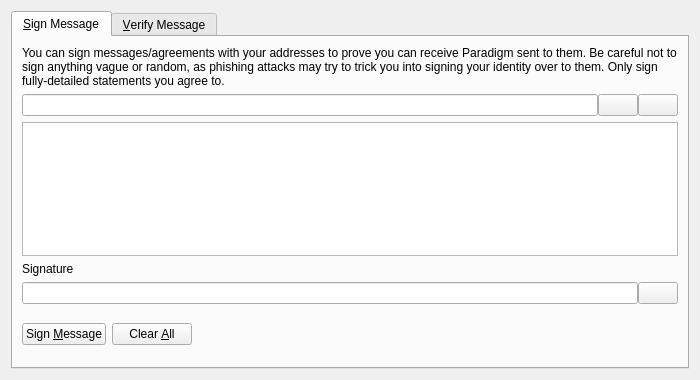
<?xml version="1.0" encoding="UTF-8"?>
<ui version="4.0">
 <class>SignVerifyMessageDialog</class>
 <widget class="QDialog" name="SignVerifyMessageDialog">
  <property name="geometry">
   <rect>
    <x>0</x>
    <y>0</y>
    <width>700</width>
    <height>380</height>
   </rect>
  </property>
  <property name="windowTitle">
   <string>Signatures - Sign / Verify a Message</string>
  </property>
  <property name="modal">
   <bool>true</bool>
  </property>
  <layout class="QVBoxLayout" name="verticalLayout">
   <item>
    <widget class="QTabWidget" name="tabWidget">
     <property name="currentIndex">
      <number>0</number>
     </property>
     <widget class="QWidget" name="tabSignMessage">
      <attribute name="title">
       <string>&amp;Sign Message</string>
      </attribute>
      <layout class="QVBoxLayout" name="verticalLayout_SM">
       <item>
        <widget class="QLabel" name="infoLabel_SM">
         <property name="text">
          <string>You can sign messages/agreements with your addresses to prove you can receive Paradigm sent to them. Be careful not to sign anything vague or random, as phishing attacks may try to trick you into signing your identity over to them. Only sign fully-detailed statements you agree to.</string>
         </property>
         <property name="textFormat">
          <enum>Qt::PlainText</enum>
         </property>
         <property name="wordWrap">
          <bool>true</bool>
         </property>
        </widget>
       </item>
       <item>
        <layout class="QHBoxLayout" name="horizontalLayout_1_SM">
         <property name="spacing">
          <number>0</number>
         </property>
         <item>
          <widget class="QValidatedLineEdit" name="addressIn_SM">
           <property name="toolTip">
            <string>The Paradigm address to sign the message with</string>
           </property>
          </widget>
         </item>
         <item>
          <widget class="QPushButton" name="addressBookButton_SM">
           <property name="toolTip">
            <string>Choose previously used address</string>
           </property>
           <property name="text">
            <string/>
           </property>
           <property name="shortcut">
            <string>Alt+A</string>
           </property>
           <property name="autoDefault">
            <bool>false</bool>
           </property>
          </widget>
         </item>
         <item>
          <widget class="QPushButton" name="pasteButton_SM">
           <property name="toolTip">
            <string>Paste address from clipboard</string>
           </property>
           <property name="text">
            <string/>
           </property>
           <property name="shortcut">
            <string>Alt+P</string>
           </property>
           <property name="autoDefault">
            <bool>false</bool>
           </property>
          </widget>
         </item>
        </layout>
       </item>
       <item>
        <widget class="QPlainTextEdit" name="messageIn_SM">
         <property name="toolTip">
          <string>Enter the message you want to sign here</string>
         </property>
        </widget>
       </item>
       <item>
        <widget class="QLabel" name="signatureLabel_SM">
         <property name="text">
          <string>Signature</string>
         </property>
         <property name="textFormat">
          <enum>Qt::PlainText</enum>
         </property>
        </widget>
       </item>
       <item>
        <layout class="QHBoxLayout" name="horizontalLayout_2_SM">
         <property name="spacing">
          <number>0</number>
         </property>
         <item>
          <widget class="QLineEdit" name="signatureOut_SM">
           <property name="font">
            <font>
             <italic>true</italic>
            </font>
           </property>
           <property name="readOnly">
            <bool>true</bool>
           </property>
          </widget>
         </item>
         <item>
          <widget class="QPushButton" name="copySignatureButton_SM">
           <property name="toolTip">
            <string>Copy the current signature to the system clipboard</string>
           </property>
           <property name="text">
            <string/>
           </property>
           <property name="autoDefault">
            <bool>false</bool>
           </property>
          </widget>
         </item>
        </layout>
       </item>
       <item>
        <layout class="QHBoxLayout" name="horizontalLayout_3_SM">
         <item>
          <widget class="QPushButton" name="signMessageButton_SM">
           <property name="toolTip">
            <string>Sign the message to prove you own this Paradigm address</string>
           </property>
           <property name="text">
            <string>Sign &amp;Message</string>
           </property>
           <property name="autoDefault">
            <bool>false</bool>
           </property>
          </widget>
         </item>
         <item>
          <widget class="QPushButton" name="clearButton_SM">
           <property name="toolTip">
            <string>Reset all sign message fields</string>
           </property>
           <property name="text">
            <string>Clear &amp;All</string>
           </property>
           <property name="autoDefault">
            <bool>false</bool>
           </property>
          </widget>
         </item>
         <item>
          <spacer name="horizontalSpacer_1_SM">
           <property name="orientation">
            <enum>Qt::Horizontal</enum>
           </property>
           <property name="sizeHint" stdset="0">
            <size>
             <width>40</width>
             <height>48</height>
            </size>
           </property>
          </spacer>
         </item>
         <item>
          <widget class="QLabel" name="statusLabel_SM">
           <property name="font">
            <font>
             <weight>75</weight>
             <bold>true</bold>
            </font>
           </property>
           <property name="text">
            <string/>
           </property>
           <property name="wordWrap">
            <bool>true</bool>
           </property>
          </widget>
         </item>
         <item>
          <spacer name="horizontalSpacer_2_SM">
           <property name="orientation">
            <enum>Qt::Horizontal</enum>
           </property>
           <property name="sizeHint" stdset="0">
            <size>
             <width>40</width>
             <height>48</height>
            </size>
           </property>
          </spacer>
         </item>
        </layout>
       </item>
      </layout>
     </widget>
     <widget class="QWidget" name="tabVerifyMessage">
      <attribute name="title">
       <string>&amp;Verify Message</string>
      </attribute>
      <layout class="QVBoxLayout" name="verticalLayout_VM">
       <item>
        <widget class="QLabel" name="infoLabel_VM">
         <property name="text">
          <string>Enter the receiver's address, message (ensure you copy line breaks, spaces, tabs, etc. exactly) and signature below to verify the message. Be careful not to read more into the signature than what is in the signed message itself, to avoid being tricked by a man-in-the-middle attack. Note that this only proves the signing party receives with the address, it cannot prove sendership of any transaction!</string>
         </property>
         <property name="textFormat">
          <enum>Qt::PlainText</enum>
         </property>
         <property name="alignment">
          <set>Qt::AlignLeading|Qt::AlignLeft|Qt::AlignTop</set>
         </property>
         <property name="wordWrap">
          <bool>true</bool>
         </property>
        </widget>
       </item>
       <item>
        <layout class="QHBoxLayout" name="horizontalLayout_1_VM">
         <property name="spacing">
          <number>0</number>
         </property>
         <item>
          <widget class="QValidatedLineEdit" name="addressIn_VM">
           <property name="toolTip">
            <string>The Paradigm address the message was signed with</string>
           </property>
          </widget>
         </item>
         <item>
          <widget class="QPushButton" name="addressBookButton_VM">
           <property name="toolTip">
            <string>Choose previously used address</string>
           </property>
           <property name="text">
            <string/>
           </property>
           <property name="shortcut">
            <string>Alt+A</string>
           </property>
           <property name="autoDefault">
            <bool>false</bool>
           </property>
          </widget>
         </item>
        </layout>
       </item>
       <item>
        <widget class="QPlainTextEdit" name="messageIn_VM"/>
       </item>
       <item>
        <widget class="QValidatedLineEdit" name="signatureIn_VM"/>
       </item>
       <item>
        <layout class="QHBoxLayout" name="horizontalLayout_2_VM">
         <item>
          <widget class="QPushButton" name="verifyMessageButton_VM">
           <property name="toolTip">
            <string>Verify the message to ensure it was signed with the specified Paradigm address</string>
           </property>
           <property name="text">
            <string>Verify &amp;Message</string>
           </property>
           <property name="autoDefault">
            <bool>false</bool>
           </property>
          </widget>
         </item>
         <item>
          <widget class="QPushButton" name="clearButton_VM">
           <property name="toolTip">
            <string>Reset all verify message fields</string>
           </property>
           <property name="text">
            <string>Clear &amp;All</string>
           </property>
           <property name="autoDefault">
            <bool>false</bool>
           </property>
          </widget>
         </item>
         <item>
          <spacer name="horizontalSpacer_1_VM">
           <property name="orientation">
            <enum>Qt::Horizontal</enum>
           </property>
           <property name="sizeHint" stdset="0">
            <size>
             <width>40</width>
             <height>48</height>
            </size>
           </property>
          </spacer>
         </item>
         <item>
          <widget class="QLabel" name="statusLabel_VM">
           <property name="font">
            <font>
             <weight>75</weight>
             <bold>true</bold>
            </font>
           </property>
           <property name="text">
            <string/>
           </property>
           <property name="wordWrap">
            <bool>true</bool>
           </property>
          </widget>
         </item>
         <item>
          <spacer name="horizontalSpacer_2_VM">
           <property name="orientation">
            <enum>Qt::Horizontal</enum>
           </property>
           <property name="sizeHint" stdset="0">
            <size>
             <width>40</width>
             <height>48</height>
            </size>
           </property>
          </spacer>
         </item>
        </layout>
       </item>
      </layout>
     </widget>
    </widget>
   </item>
  </layout>
 </widget>
 <customwidgets>
  <customwidget>
   <class>QValidatedLineEdit</class>
   <extends>QLineEdit</extends>
   <header>qvalidatedlineedit.h</header>
  </customwidget>
 </customwidgets>
 <resources>
  <include location="../paradigm.qrc"/>
 </resources>
 <connections/>
</ui>
